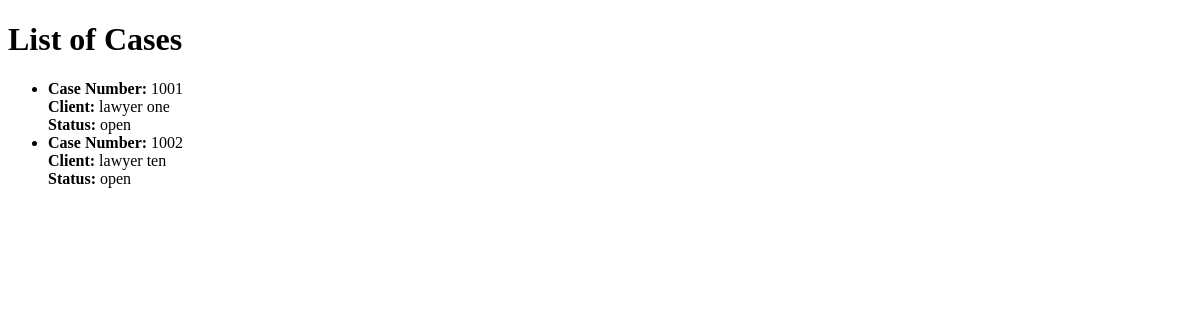
The app's page /list_cases/ (signed in), older data.
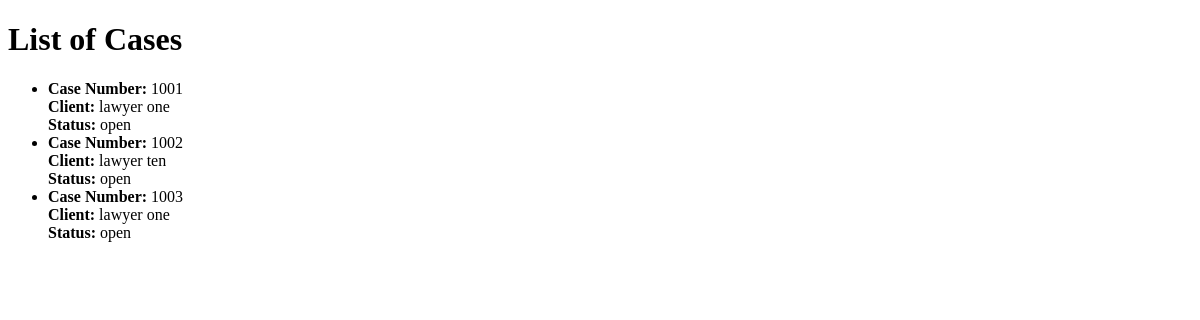
The same page, newer data.
### accounts/models.py (models this page shows, shortened)
class Case(models.Model):
    CASE_STATUS_CHOICES = (
        ('open', 'Open'),
        ('closed', 'Closed'),
    )
    case_number = models.CharField(max_length=10, unique=True)
    client = models.ForeignKey(CustomUser, on_delete=models.CASCADE, related_name='cases', blank=True, null=True)
    client_name = models.CharField(max_length=100, blank=True)
    client_email = models.EmailField(blank=True)
    client_phone = models.CharField(max_length=15, blank=True)
    client_adhar = models.CharField(max_length=12)
    client_adhar_photo = models.ImageField(upload_to='aadhar_photos/', blank=True, null=True)
    lawyer = models.ForeignKey(LawyerProfile, on_delete=models.CASCADE, related_name='cases', blank=True, null=True)
    incident_place = models.CharField(max_length=100)
    incident_date = models.DateField()
    incident_time = models.TimeField()
    witness_name = models.CharField(max_length=100, blank=True)
    witness_details = models.TextField(blank=True)
    incident_description = models.TextField()
    status = models.CharField(max_length=10, choices=CASE_STATUS_CHOICES, default='open')

### accounts/views.py (the view)
# urls.py: path('list_cases/', views.list_cases, name='list_cases'),
def list_cases(request):
    user_type = request.user.user_type  # Assuming you have 'user_type' set in your CustomUser model
    if user_type == 'lawyer':
        cases = Case.objects.filter(lawyer=request.user.lawyer_profile)
    elif user_type == 'client':
        cases = Case.objects.filter(client=request.user)
    elif user_type == 'admin':
        cases = Case.objects.all()
    else:
        cases = None
    return render(request, 'case_list.html', {'cases': cases})

### accounts/templates/case_list.html (shortened to what this page needs)
<!DOCTYPE html>
<html lang="en">
<head>
</head>
<body>
    <h1>List of Cases</h1>
    <ul>
        {% for case in cases %}
            <li>
                <strong>Case Number:</strong> {{ case.case_number }}<br>
                <strong>Client:</strong> {{ case.client_name }}<br>
                <strong>Status:</strong> {{ case.status }}<br>
            </li>
        {% empty %}
            <li>No cases available.</li>
        {% endfor %}
    </ul>
</body>
</html>

Row changes from the older to the newer data that the page shows:
added Case: case_number "1003", client_name "lawyer one", status "open"
